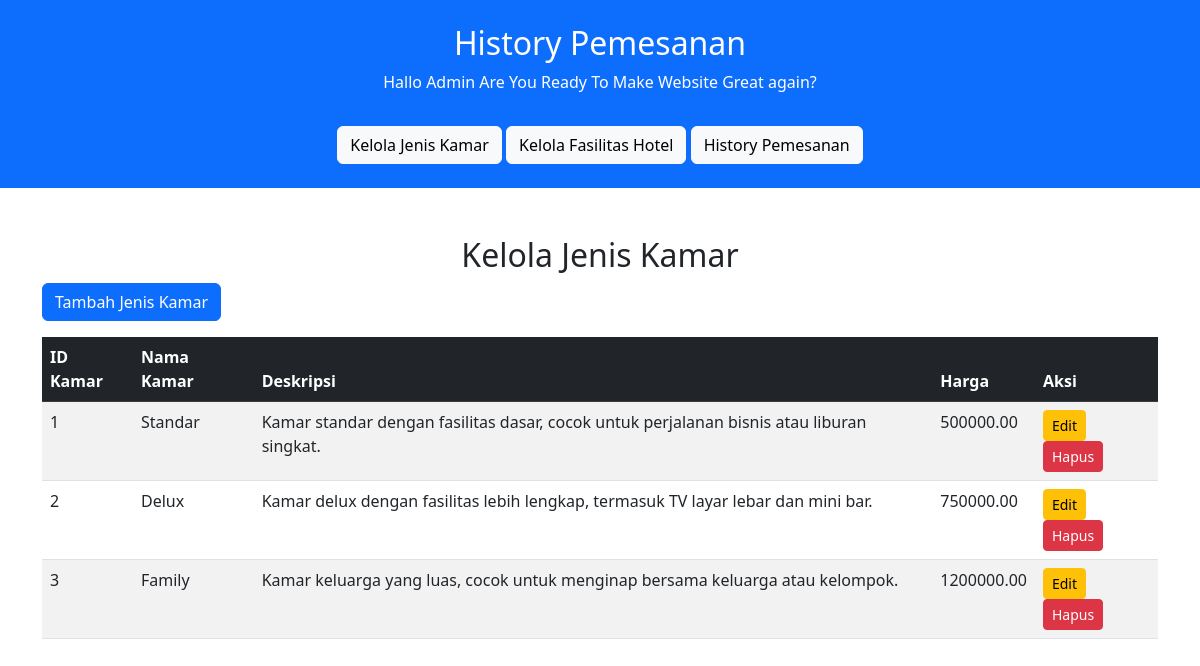
The page /admin_kamar.php on the database its author committed.
### tables this page shows
CREATE TABLE `jenis_kamar` (
  `id_kamar` int NOT NULL,
  `nama_kamar` varchar(50) NOT NULL,
  `deskripsi` text,
  `harga` decimal(10,2) NOT NULL
);

### admin_kamar.php (the view, shortened to what this page needs)
<!DOCTYPE html>
<html lang="en">
<head>
    <link href="https://cdn.jsdelivr.net/npm/bootstrap@5.3.0-alpha1/dist/css/bootstrap.min.css" rel="stylesheet">
</head>
<body>
    <header class="bg-primary text-white text-center py-4">
        <h2 class="text-center">History Pemesanan</h2>
        <p>Hallo Admin Are You Ready To Make Website Great again?</p>
        <div style="display: inline-text">
            <a href="admin_kamar.php" class="btn btn-light mt-3">Kelola Jenis Kamar</a>
            <a href="admin_fasilitas.php" class="btn btn-light mt-3">Kelola Fasilitas Hotel</a>
            <a href="admin_dashboard.php" class="btn btn-light mt-3">History Pemesanan</a>
        </div>
    </header>
    <div class="container mt-5">
        <h2 class="text-center">Kelola Jenis Kamar</h2>
        <a href="add_kamar.php" class="btn btn-primary mb-3">Tambah Jenis Kamar</a>
        <table class="table table-striped">
            <thead class="table-dark">
                <tr>
                    <th scope="col">ID Kamar</th>
                    <th scope="col">Nama Kamar</th>
                    <th scope="col">Deskripsi</th>
                    <th scope="col">Harga</th>
                    <th scope="col">Aksi</th>
                </tr>
            </thead>
            <tbody>
                <?php
                $conn = new mysqli('localhost', 'root', '', 'db_anyahotel');
                $sql = "SELECT * FROM jenis_kamar";
                $result = $conn->query($sql);
                if ($result->num_rows > 0) {
                    while ($row = $result->fetch_assoc()) {
                        echo "<tr>";
                        echo "<td>" . $row['id_kamar'] . "</td>";
                        echo "<td>" . $row['nama_kamar'] . "</td>";
                        echo "<td>" . $row['deskripsi'] . "</td>";
                        echo "<td>" . $row['harga'] . "</td>";
                        echo "<td>";
                        echo "<a href='edit_kamar.php?id=" . $row['id_kamar'] . "' class='btn btn-warning btn-sm'>Edit</a> ";
                        echo "<a href='delete_kamar.php?id=" . $row['id_kamar'] . "' class='btn btn-danger btn-sm'>Hapus</a>";
                        echo "</td>";
                        echo "</tr>";
                    }
                } else {
                    echo "<tr><td colspan='5' class='text-center'>No data available</td></tr>";
                }
                ?>
            </tbody>
        </table>
    </div>
</body>
</html>

### rows shown on the page
jenis_kamar: id_kamar "1", nama_kamar "Standar", deskripsi "Kamar standar dengan fasilitas dasar, cocok untuk perjalanan bisnis atau liburan singkat.", harga "500000.00"
jenis_kamar: id_kamar "2", nama_kamar "Delux", deskripsi "Kamar delux dengan fasilitas lebih lengkap, termasuk TV layar lebar dan mini bar.", harga "750000.00"
jenis_kamar: id_kamar "3", nama_kamar "Family", deskripsi "Kamar keluarga yang luas, cocok untuk menginap bersama keluarga atau kelompok.", harga "1200000.00"
